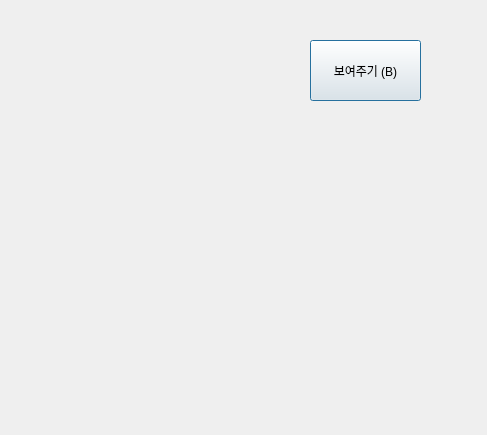
<?xml version="1.0" encoding="UTF-8"?>
<ui version="4.0">
 <class>Dialog</class>
 <widget class="QDialog" name="Dialog">
  <property name="geometry">
   <rect>
    <x>0</x>
    <y>0</y>
    <width>487</width>
    <height>435</height>
   </rect>
  </property>
  <property name="windowTitle">
   <string>Dialog</string>
  </property>
  <widget class="QPushButton" name="show_button">
   <property name="geometry">
    <rect>
     <x>310</x>
     <y>40</y>
     <width>111</width>
     <height>61</height>
    </rect>
   </property>
   <property name="text">
    <string>보여주기 (B)</string>
   </property>
  </widget>
 </widget>
 <resources/>
 <connections/>
</ui>
